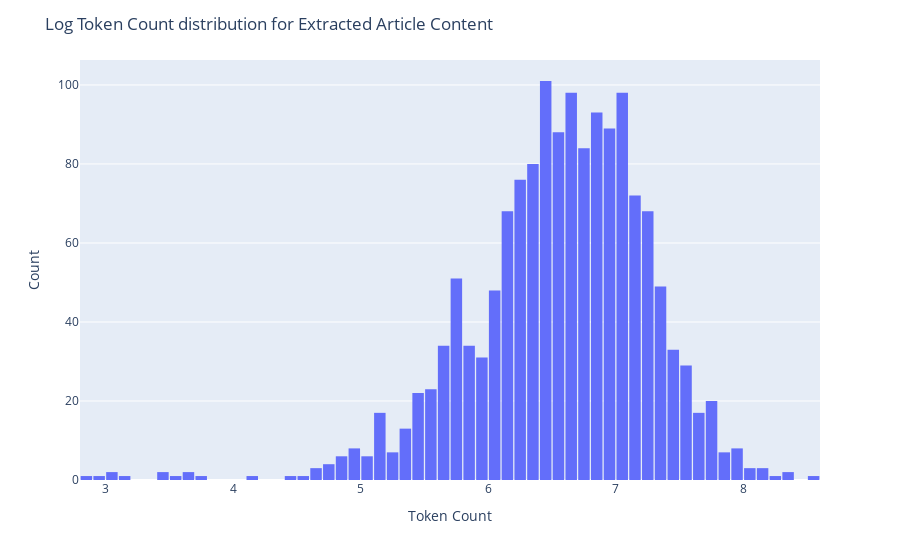

The cell this chart's notebook holds for it:
### Code cell
fig = px.histogram(df_extracted, x="log_num_tokens", nbins=80)
fig.update_layout(
    title_text="Log Token Count distribution for Extracted Article Content",
    xaxis_title_text="Token Count",
    yaxis_title_text="Count",
    bargap=0.1,
)
# fig.add_vline(x=lower_threshold, line_dash="dash", line_color="firebrick")
# fig.add_vline(x=upper_threshold, line_dash="dash", line_color="firebrick")
fig.show()

### Figure 1 — Plotly figure (JSON) as saved in the notebook; plotly's stock layout.template omitted (floating-point values rounded to 4 significant figures; data arrays with more than 128 entries replaced by an {"elided": "..."} marker saying what was removed)
{"data": [{"alignmentgroup": "True", "bingroup": "x", "hovertemplate": "log_num_tokens=%{x}<br>count=%{y}<extra></extra>", "legendgroup": "", "marker": {"color": "#636efa", "pattern": {"shape": ""}}, "name": "", "nbinsx": 80, "offsetgroup": "", "orientation": "v", "showlegend": false, "type": "histogram", "x": {"elided": "1509 float values"}, "xaxis": "x", "yaxis": "y"}], "layout": {"bargap": 0.1, "barmode": "relative", "legend": {"tracegroupgap": 0}, "margin": {"t": 60}, "title": {"text": "Log Token Count distribution for Extracted Article Content"}, "xaxis": {"anchor": "y", "domain": [0, 1], "title": {"text": "Token Count"}}, "yaxis": {"anchor": "x", "domain": [0, 1], "title": {"text": "Count"}}}}
